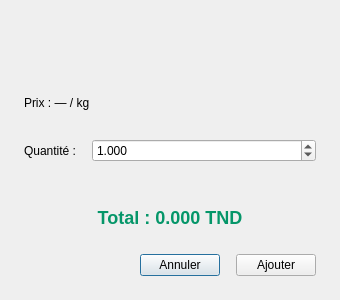
<?xml version='1.0' encoding='UTF-8'?>
<ui version="4.0">
 <class>WeightDialog</class>
 <widget class="QDialog" name="WeightDialog">
  <property name="geometry"><rect><x>0</x><y>0</y><width>340</width><height>300</height></rect></property>
  <property name="windowTitle"><string>Quantité</string></property>
  <property name="minimumWidth"><number>340</number></property>
  <property name="maximumWidth"><number>340</number></property>
  <layout class="QVBoxLayout" name="rootLayout">
   <property name="leftMargin"><number>24</number></property><property name="topMargin"><number>24</number></property>
   <property name="rightMargin"><number>24</number></property><property name="bottomMargin"><number>24</number></property>
   <property name="spacing"><number>16</number></property>
   <item>
    <widget class="QLabel" name="lblProductName">
     <property name="text"><string><b>Produit</b></string></property>
    </widget>
   </item>
   <item>
    <widget class="QLabel" name="lblPriceInfo">
     <property name="text"><string>Prix : — / kg</string></property>
    </widget>
   </item>
   <item>
    <layout class="QFormLayout" name="formLayout">
     <item row="0" column="0"><widget class="QLabel" name="lblQty"><property name="text"><string>Quantité :</string></property></widget></item>
     <item row="0" column="1">
      <widget class="QDoubleSpinBox" name="qty">
       <property name="minimumHeight"><number>48</number></property>
       <property name="minimum"><double>0.001000000000000</double></property>
       <property name="maximum"><double>9999.000000000000000</double></property>
       <property name="decimals"><number>3</number></property>
       <property name="value"><double>1.000000000000000</double></property>
      </widget>
     </item>
    </layout>
   </item>
   <item>
    <widget class="QLabel" name="totalLbl">
     <property name="text"><string>Total : 0.000 TND</string></property>
     <property name="alignment"><set>Qt::AlignCenter</set></property>
     <property name="styleSheet"><string>font-size: 18px; font-weight: 700; color: #059669;</string></property>
    </widget>
   </item>
   <item>
    <layout class="QHBoxLayout" name="btnRow">
     <item><spacer><property name="orientation"><enum>Qt::Horizontal</enum></property><property name="sizeHint" stdset="0"><size><width>40</width><height>20</height></size></property></spacer></item>
     <item>
      <widget class="QPushButton" name="btnCancel">
       <property name="text"><string>Annuler</string></property>
       <property name="cssClass" stdset="0"><string>btnSecondary</string></property>
      </widget>
     </item>
     <item>
      <widget class="QPushButton" name="btnOk">
       <property name="text"><string>Ajouter</string></property>
      </widget>
     </item>
    </layout>
   </item>
  </layout>
 </widget>
 <resources /><connections />
</ui>
